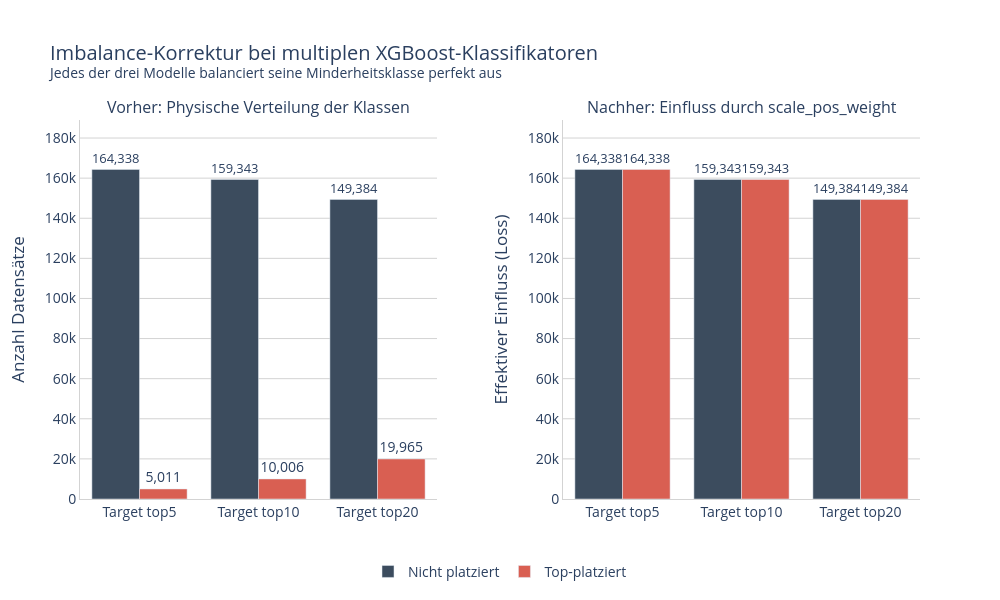

Here is the notebook cell this chart was saved with:
### Markdown cell above
## Visualisierung Imbalanced Data
Diese Zelle erstellt ein gruppiertes Balkendiagramm mit zwei Subplots, das die physische Klassenverteilung vor der Korrektur der tatsächlichen, durch `scale_pos_weight` gewichteten Einflussverteilung nach der Korrektur gegenüberstellt.

### Code cell
import plotly.graph_objects as go
import plotly.subplots as sp
import pandas as pd

# Wir sammeln die echten Zeilen und Gewichte für die drei Modelle
summary_data = []

for name in targets.keys():
    y_tr = targets[name]["train"]
    anzahl_nullen = (y_tr == 0).sum()
    anzahl_einsen = (y_tr == 1).sum()

    # Das ist der scale_pos_weight Wert
    gewicht_positive_klasse = anzahl_nullen / anzahl_einsen

    # Einfluss berechnen: Nullen haben Gewicht 1, Einsen haben Gewicht = scale_pos_weight
    einfluss_nullen = anzahl_nullen * 1.0
    einfluss_einsen = anzahl_einsen * gewicht_positive_klasse

    display_name = name.replace("y_", "Target ")

    # Klarere, verständliche Klassenbezeichnungen ohne technische 0/1-Kodierung
    summary_data.append({
        "Modell": display_name,
        "Klasse": "Nicht platziert",
        "Physische_Zeilen": anzahl_nullen,
        "Effektiver_Einfluss": einfluss_nullen,
        "Farbe": "#3c4c5e"  # Dunkelblau
    })
    summary_data.append({
        "Modell": display_name,
        "Klasse": "Top-platziert",
        "Physische_Zeilen": anzahl_einsen,
        "Effektiver_Einfluss": einfluss_einsen,
        "Farbe": "#d95f52"  # Rot
    })

df_imb = pd.DataFrame(summary_data)

# Zwei Subplots erstellen
fig = sp.make_subplots(
    rows=1, cols=2,
    subplot_titles=(
        "Vorher: Physische Verteilung der Klassen",
        "Nachher: Einfluss durch scale_pos_weight"
    ),
    horizontal_spacing=0.15
)

# Plot 1: Unkorrigierte Verteilung -> beide Klassen bekommen hier ihre Legende
for kls in ["Nicht platziert", "Top-platziert"]:
    subset = df_imb[df_imb["Klasse"] == kls]
    fig.add_trace(go.Bar(
        x=subset["Modell"],
        y=subset["Physische_Zeilen"],
        name=kls,
        marker_color=subset["Farbe"].iloc[0],
        text=[f"{val:,.0f}" for val in subset["Physische_Zeilen"]],
        textposition="outside",
        showlegend=True
    ), row=1, col=1)

# Plot 2: Effektiver Einfluss (Balanciert) -> Legende hier ausblenden (Duplikat)
for kls in ["Nicht platziert", "Top-platziert"]:
    subset = df_imb[df_imb["Klasse"] == kls]
    fig.add_trace(go.Bar(
        x=subset["Modell"],
        y=subset["Effektiver_Einfluss"],
        name=kls,
        marker_color=subset["Farbe"].iloc[0],
        text=[f"{val:,.0f}" for val in subset["Effektiver_Einfluss"]],
        textposition="outside",
        showlegend=False
    ), row=1, col=2)

# Layout anpassen
fig.update_layout(
    title={"text": "Imbalance-Korrektur bei multiplen XGBoost-Klassifikatoren<br><sup>Jedes der drei Modelle balanciert seine Minderheitsklasse perfekt aus</sup>"},
    height=600,
    width=1000,
    plot_bgcolor="white",
    barmode="group",
    font=dict(size=14),
    margin=dict(t=120),
    legend=dict(x=0.5, y=-0.15, orientation="h", xanchor="center")
)

# Achsen formatieren
fig.update_yaxes(title_text="Anzahl Datensätze", row=1, col=1, showgrid=True, gridcolor="lightgray", rangemode="tozero")
fig.update_yaxes(title_text="Effektiver Einfluss (Loss)", row=1, col=2, showgrid=True, gridcolor="lightgray", rangemode="tozero")

for i in range(1, 3):
    fig.update_xaxes(showline=True, linewidth=1, linecolor="lightgray", row=1, col=i)
    fig.update_yaxes(showline=True, linewidth=1, linecolor="lightgray", row=1, col=i)

fig.update_yaxes(range=[0, df_imb["Physische_Zeilen"].max() * 1.15], row=1, col=1)
fig.update_yaxes(range=[0, df_imb["Effektiver_Einfluss"].max() * 1.15], row=1, col=2)

fig.show()

### Figure 1 — Plotly figure (JSON) as saved in the notebook; plotly's stock layout.template omitted (floating-point values rounded to 4 significant figures)
{"data": [{"marker": {"color": "#3c4c5e"}, "name": "Nicht platziert", "showlegend": true, "text": ["164,338", "159,343", "149,384"], "textposition": "outside", "type": "bar", "x": ["Target top5", "Target top10", "Target top20"], "xaxis": "x", "y": [164338, 159343, 149384], "yaxis": "y"}, {"marker": {"color": "#d95f52"}, "name": "Top-platziert", "showlegend": true, "text": ["5,011", "10,006", "19,965"], "textposition": "outside", "type": "bar", "x": ["Target top5", "Target top10", "Target top20"], "xaxis": "x", "y": [5011, 10006, 19965], "yaxis": "y"}, {"marker": {"color": "#3c4c5e"}, "name": "Nicht platziert", "showlegend": false, "text": ["164,338", "159,343", "149,384"], "textposition": "outside", "type": "bar", "x": ["Target top5", "Target top10", "Target top20"], "xaxis": "x2", "y": [164300.0, 159300.0, 149400.0], "yaxis": "y2"}, {"marker": {"color": "#d95f52"}, "name": "Top-platziert", "showlegend": false, "text": ["164,338", "159,343", "149,384"], "textposition": "outside", "type": "bar", "x": ["Target top5", "Target top10", "Target top20"], "xaxis": "x2", "y": [164300.0, 159300.0, 149400.0], "yaxis": "y2"}], "layout": {"annotations": [{"font": {"size": 16}, "showarrow": false, "text": "Vorher: Physische Verteilung der Klassen", "x": 0.2125, "xanchor": "center", "xref": "paper", "y": 1, "yanchor": "bottom", "yref": "paper"}, {"font": {"size": 16}, "showarrow": false, "text": "Nachher: Einfluss durch scale_pos_weight", "x": 0.7875, "xanchor": "center", "xref": "paper", "y": 1, "yanchor": "bottom", "yref": "paper"}], "barmode": "group", "font": {"size": 14}, "height": 600, "legend": {"orientation": "h", "x": 0.5, "xanchor": "center", "y": -0.15}, "margin": {"t": 120}, "plot_bgcolor": "white", "title": {"text": "Imbalance-Korrektur bei multiplen XGBoost-Klassifikatoren<br><sup>Jedes der drei Modelle balanciert seine Minderheitsklasse perfekt aus</sup>"}, "width": 1000, "xaxis": {"anchor": "y", "domain": [0, 0.425], "linecolor": "lightgray", "linewidth": 1, "showline": true}, "xaxis2": {"anchor": "y2", "domain": [0.575, 1], "linecolor": "lightgray", "linewidth": 1, "showline": true}, "yaxis": {"anchor": "x", "domain": [0, 1], "gridcolor": "lightgray", "linecolor": "lightgray", "linewidth": 1, "range": [0, 189000.0], "rangemode": "tozero", "showgrid": true, "showline": true, "title": {"text": "Anzahl Datensätze"}}, "yaxis2": {"anchor": "x2", "domain": [0, 1], "gridcolor": "lightgray", "linecolor": "lightgray", "linewidth": 1, "range": [0, 189000.0], "rangemode": "tozero", "showgrid": true, "showline": true, "title": {"text": "Effektiver Einfluss (Loss)"}}}}
